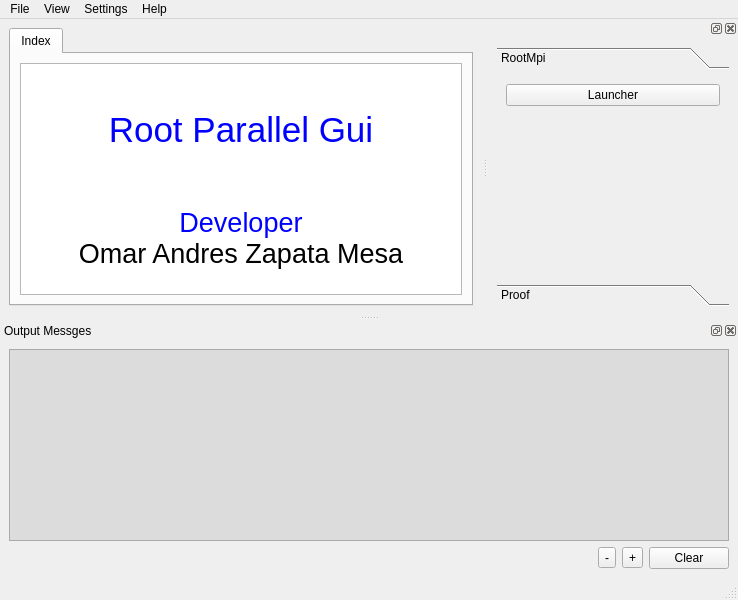
<?xml version="1.0" encoding="UTF-8"?>
<ui version="4.0">
 <class>RootParallelGui</class>
 <widget class="QMainWindow" name="RootParallelGui">
  <property name="geometry">
   <rect>
    <x>0</x>
    <y>0</y>
    <width>738</width>
    <height>600</height>
   </rect>
  </property>
  <property name="windowTitle">
   <string>Root Parallel Gui</string>
  </property>
  <property name="windowIcon">
   <iconset resource="../../resources/RootParallelGui.qrc">
    <normaloff>:/RootParallelGui/root-logo.png</normaloff>:/RootParallelGui/root-logo.png</iconset>
  </property>
  <widget class="QWidget" name="centralwidget">
   <layout class="QGridLayout" name="gridLayout_2">
    <item row="0" column="0">
     <widget class="QTabWidget" name="ModulesTabWidget">
      <property name="currentIndex">
       <number>0</number>
      </property>
      <widget class="QWidget" name="tab">
       <attribute name="title">
        <string>Index</string>
       </attribute>
       <layout class="QGridLayout" name="gridLayout_3">
        <item row="0" column="0">
         <widget class="QTextEdit" name="textEdit">
          <property name="readOnly">
           <bool>true</bool>
          </property>
          <property name="html">
           <string>&lt;!DOCTYPE HTML PUBLIC &quot;-//W3C//DTD HTML 4.0//EN&quot; &quot;http://www.w3.org/TR/REC-html40/strict.dtd&quot;&gt;
&lt;html&gt;&lt;head&gt;&lt;meta name=&quot;qrichtext&quot; content=&quot;1&quot; /&gt;&lt;style type=&quot;text/css&quot;&gt;
p, li { white-space: pre-wrap; }
&lt;/style&gt;&lt;/head&gt;&lt;body style=&quot; font-family:'DejaVu Sans'; font-size:9pt; font-weight:400; font-style:normal;&quot;&gt;
&lt;p align=&quot;center&quot; style=&quot; margin-top:0px; margin-bottom:0px; margin-left:0px; margin-right:0px; -qt-block-indent:0; text-indent:0px;&quot;&gt;&lt;img src=&quot;:/RootParallelGui/root-banner.png&quot; /&gt;&lt;/p&gt;
&lt;p align=&quot;center&quot; style=&quot;-qt-paragraph-type:empty; margin-top:0px; margin-bottom:0px; margin-left:0px; margin-right:0px; -qt-block-indent:0; text-indent:0px;&quot;&gt;&lt;br /&gt;&lt;/p&gt;
&lt;p align=&quot;center&quot; style=&quot;-qt-paragraph-type:empty; margin-top:0px; margin-bottom:0px; margin-left:0px; margin-right:0px; -qt-block-indent:0; text-indent:0px;&quot;&gt;&lt;br /&gt;&lt;/p&gt;
&lt;p align=&quot;center&quot; style=&quot; margin-top:0px; margin-bottom:0px; margin-left:0px; margin-right:0px; -qt-block-indent:0; text-indent:0px;&quot;&gt;&lt;span style=&quot; font-size:26pt; color:#0000ff;&quot;&gt;Root Parallel Gui&lt;/span&gt;&lt;/p&gt;
&lt;p align=&quot;center&quot; style=&quot;-qt-paragraph-type:empty; margin-top:0px; margin-bottom:0px; margin-left:0px; margin-right:0px; -qt-block-indent:0; text-indent:0px;&quot;&gt;&lt;br /&gt;&lt;/p&gt;
&lt;p align=&quot;center&quot; style=&quot;-qt-paragraph-type:empty; margin-top:0px; margin-bottom:0px; margin-left:0px; margin-right:0px; -qt-block-indent:0; text-indent:0px; font-size:28pt; color:#0000ff;&quot;&gt;&lt;br /&gt;&lt;/p&gt;
&lt;p align=&quot;center&quot; style=&quot; margin-top:0px; margin-bottom:0px; margin-left:0px; margin-right:0px; -qt-block-indent:0; text-indent:0px;&quot;&gt;&lt;span style=&quot; font-size:20pt; color:#0000ff;&quot;&gt;Developer&lt;/span&gt;&lt;/p&gt;
&lt;p align=&quot;center&quot; style=&quot; margin-top:0px; margin-bottom:0px; margin-left:0px; margin-right:0px; -qt-block-indent:0; text-indent:0px;&quot;&gt;&lt;span style=&quot; font-size:20pt; color:#000000;&quot;&gt;Omar Andres Zapata Mesa&lt;/span&gt;&lt;/p&gt;&lt;/body&gt;&lt;/html&gt;</string>
          </property>
         </widget>
        </item>
       </layout>
      </widget>
     </widget>
    </item>
   </layout>
  </widget>
  <widget class="QMenuBar" name="menubar">
   <property name="geometry">
    <rect>
     <x>0</x>
     <y>0</y>
     <width>738</width>
     <height>20</height>
    </rect>
   </property>
   <widget class="QMenu" name="menuQuit">
    <property name="title">
     <string>File</string>
    </property>
    <addaction name="actionQuit"/>
   </widget>
   <widget class="QMenu" name="menuSettings">
    <property name="title">
     <string>Settings</string>
    </property>
   </widget>
   <widget class="QMenu" name="menuHelp">
    <property name="title">
     <string>Help</string>
    </property>
   </widget>
   <widget class="QMenu" name="menuView">
    <property name="title">
     <string>View</string>
    </property>
    <addaction name="actionOuput_Panel"/>
   </widget>
   <addaction name="menuQuit"/>
   <addaction name="menuView"/>
   <addaction name="menuSettings"/>
   <addaction name="menuHelp"/>
  </widget>
  <widget class="QStatusBar" name="statusbar"/>
  <widget class="QDockWidget" name="dockWidget">
   <property name="sizePolicy">
    <sizepolicy hsizetype="Minimum" vsizetype="Preferred">
     <horstretch>0</horstretch>
     <verstretch>0</verstretch>
    </sizepolicy>
   </property>
   <property name="minimumSize">
    <size>
     <width>250</width>
     <height>170</height>
    </size>
   </property>
   <property name="windowIcon">
    <iconset resource="../../resources/RootParallelGui.qrc">
     <normaloff>:/RootParallelGui/root-logo.png</normaloff>:/RootParallelGui/root-logo.png</iconset>
   </property>
   <attribute name="dockWidgetArea">
    <number>2</number>
   </attribute>
   <widget class="QWidget" name="dockWidgetContents">
    <layout class="QGridLayout" name="gridLayout">
     <item row="0" column="0">
      <widget class="QToolBox" name="toolBox">
       <property name="currentIndex">
        <number>0</number>
       </property>
       <widget class="QWidget" name="page">
        <property name="geometry">
         <rect>
          <x>0</x>
          <y>0</y>
          <width>227</width>
          <height>208</height>
         </rect>
        </property>
        <attribute name="label">
         <string>RootMpi</string>
        </attribute>
        <layout class="QVBoxLayout" name="verticalLayout">
         <item>
          <widget class="QPushButton" name="RootMpiLauncherPushButton">
           <property name="minimumSize">
            <size>
             <width>100</width>
             <height>0</height>
            </size>
           </property>
           <property name="styleSheet">
            <string notr="true"/>
           </property>
           <property name="text">
            <string>Launcher</string>
           </property>
           <property name="icon">
            <iconset resource="../../resources/RootParallelGui.qrc">
             <normaloff>:/RootParallelGui/rootmpi-exe.png</normaloff>:/RootParallelGui/rootmpi-exe.png</iconset>
           </property>
           <property name="iconSize">
            <size>
             <width>128</width>
             <height>64</height>
            </size>
           </property>
           <property name="flat">
            <bool>false</bool>
           </property>
          </widget>
         </item>
         <item>
          <spacer name="verticalSpacer">
           <property name="orientation">
            <enum>Qt::Vertical</enum>
           </property>
           <property name="sizeHint" stdset="0">
            <size>
             <width>20</width>
             <height>40</height>
            </size>
           </property>
          </spacer>
         </item>
        </layout>
       </widget>
       <widget class="QWidget" name="page_2">
        <property name="geometry">
         <rect>
          <x>0</x>
          <y>0</y>
          <width>250</width>
          <height>191</height>
         </rect>
        </property>
        <attribute name="label">
         <string>Proof</string>
        </attribute>
        <layout class="QVBoxLayout" name="verticalLayout_2">
         <item>
          <widget class="QPushButton" name="pushButton">
           <property name="enabled">
            <bool>false</bool>
           </property>
           <property name="sizePolicy">
            <sizepolicy hsizetype="Minimum" vsizetype="Fixed">
             <horstretch>0</horstretch>
             <verstretch>0</verstretch>
            </sizepolicy>
           </property>
           <property name="minimumSize">
            <size>
             <width>0</width>
             <height>70</height>
            </size>
           </property>
           <property name="text">
            <string>Proof Module</string>
           </property>
           <property name="icon">
            <iconset resource="../../resources/RootParallelGui.qrc">
             <normaloff>:/RootParallelGui/proof-logo.png</normaloff>:/RootParallelGui/proof-logo.png</iconset>
           </property>
           <property name="iconSize">
            <size>
             <width>128</width>
             <height>50</height>
            </size>
           </property>
          </widget>
         </item>
         <item>
          <spacer name="verticalSpacer_2">
           <property name="orientation">
            <enum>Qt::Vertical</enum>
           </property>
           <property name="sizeHint" stdset="0">
            <size>
             <width>20</width>
             <height>40</height>
            </size>
           </property>
          </spacer>
         </item>
        </layout>
       </widget>
      </widget>
     </item>
    </layout>
   </widget>
  </widget>
  <widget class="QDockWidget" name="OuptutDockWidget">
   <property name="windowTitle">
    <string>Output Messges</string>
   </property>
   <attribute name="dockWidgetArea">
    <number>8</number>
   </attribute>
   <widget class="QWidget" name="dockWidgetContents_2">
    <layout class="QGridLayout" name="gridLayout_4">
     <item row="1" column="3">
      <widget class="QPushButton" name="pushButton_2">
       <property name="text">
        <string>Clear</string>
       </property>
      </widget>
     </item>
     <item row="1" column="0">
      <spacer name="horizontalSpacer">
       <property name="orientation">
        <enum>Qt::Horizontal</enum>
       </property>
       <property name="sizeHint" stdset="0">
        <size>
         <width>40</width>
         <height>20</height>
        </size>
       </property>
      </spacer>
     </item>
     <item row="1" column="2">
      <widget class="QToolButton" name="toolButton">
       <property name="text">
        <string>+</string>
       </property>
      </widget>
     </item>
     <item row="0" column="0" colspan="4">
      <widget class="QTextEdit" name="OutputTextEdit">
       <property name="styleSheet">
        <string notr="true">background-color: rgb(220, 220, 220);</string>
       </property>
       <property name="readOnly">
        <bool>true</bool>
       </property>
      </widget>
     </item>
     <item row="1" column="1">
      <widget class="QToolButton" name="toolButton_2">
       <property name="text">
        <string>-</string>
       </property>
      </widget>
     </item>
    </layout>
   </widget>
  </widget>
  <action name="actionQuit">
   <property name="text">
    <string>Quit</string>
   </property>
  </action>
  <action name="actionOuput_Panel">
   <property name="checkable">
    <bool>false</bool>
   </property>
   <property name="checked">
    <bool>false</bool>
   </property>
   <property name="text">
    <string>Ouput Panel</string>
   </property>
  </action>
 </widget>
 <resources>
  <include location="../../resources/RootParallelGui.qrc"/>
 </resources>
 <connections>
  <connection>
   <sender>actionQuit</sender>
   <signal>activated()</signal>
   <receiver>RootParallelGui</receiver>
   <slot>close()</slot>
   <hints>
    <hint type="sourcelabel">
     <x>-1</x>
     <y>-1</y>
    </hint>
    <hint type="destinationlabel">
     <x>416</x>
     <y>299</y>
    </hint>
   </hints>
  </connection>
  <connection>
   <sender>actionOuput_Panel</sender>
   <signal>activated()</signal>
   <receiver>OuptutDockWidget</receiver>
   <slot>show()</slot>
   <hints>
    <hint type="sourcelabel">
     <x>-1</x>
     <y>-1</y>
    </hint>
    <hint type="destinationlabel">
     <x>416</x>
     <y>466</y>
    </hint>
   </hints>
  </connection>
  <connection>
   <sender>pushButton_2</sender>
   <signal>clicked()</signal>
   <receiver>OutputTextEdit</receiver>
   <slot>clear()</slot>
   <hints>
    <hint type="sourcelabel">
     <x>690</x>
     <y>565</y>
    </hint>
    <hint type="destinationlabel">
     <x>625</x>
     <y>524</y>
    </hint>
   </hints>
  </connection>
  <connection>
   <sender>toolButton</sender>
   <signal>clicked()</signal>
   <receiver>OutputTextEdit</receiver>
   <slot>zoomIn()</slot>
   <hints>
    <hint type="sourcelabel">
     <x>658</x>
     <y>559</y>
    </hint>
    <hint type="destinationlabel">
     <x>651</x>
     <y>477</y>
    </hint>
   </hints>
  </connection>
  <connection>
   <sender>toolButton_2</sender>
   <signal>clicked()</signal>
   <receiver>OutputTextEdit</receiver>
   <slot>zoomOut()</slot>
   <hints>
    <hint type="sourcelabel">
     <x>618</x>
     <y>564</y>
    </hint>
    <hint type="destinationlabel">
     <x>573</x>
     <y>516</y>
    </hint>
   </hints>
  </connection>
 </connections>
</ui>
